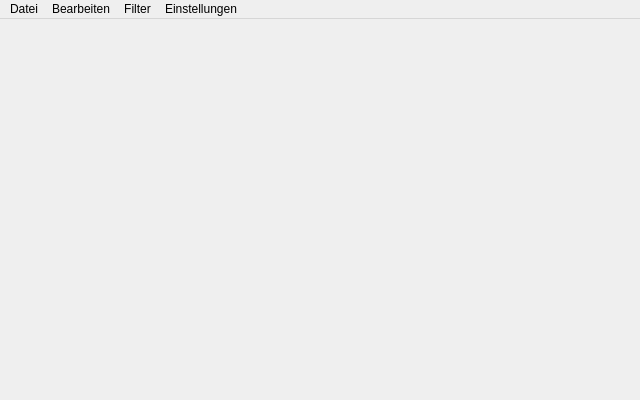
<?xml version="1.0" encoding="UTF-8"?>
<ui version="4.0">
 <class>GUIClass</class>
 <widget class="QMainWindow" name="GUIClass">
  <property name="geometry">
   <rect>
    <x>0</x>
    <y>0</y>
    <width>640</width>
    <height>400</height>
   </rect>
  </property>
  <property name="windowTitle">
   <string>GUI</string>
  </property>
  <widget class="QWidget" name="centralWidget">
   <property name="sizePolicy">
    <sizepolicy hsizetype="Ignored" vsizetype="Ignored">
     <horstretch>0</horstretch>
     <verstretch>0</verstretch>
    </sizepolicy>
   </property>
   <layout class="QGridLayout" name="gridLayout">
    <property name="leftMargin">
     <number>0</number>
    </property>
    <property name="topMargin">
     <number>0</number>
    </property>
    <property name="rightMargin">
     <number>0</number>
    </property>
    <property name="bottomMargin">
     <number>0</number>
    </property>
    <item row="0" column="0">
     <widget class="QLabel" name="picture">
      <property name="text">
       <string/>
      </property>
      <property name="scaledContents">
       <bool>true</bool>
      </property>
     </widget>
    </item>
   </layout>
  </widget>
  <widget class="QMenuBar" name="menuBar">
   <property name="geometry">
    <rect>
     <x>0</x>
     <y>0</y>
     <width>640</width>
     <height>21</height>
    </rect>
   </property>
   <widget class="QMenu" name="menuDatei">
    <property name="title">
     <string>Datei</string>
    </property>
    <addaction name="actionPicLoad"/>
    <addaction name="actionPicSave"/>
    <addaction name="separator"/>
    <addaction name="actionClose"/>
   </widget>
   <widget class="QMenu" name="menuBearbeiten">
    <property name="title">
     <string>Bearbeiten</string>
    </property>
    <addaction name="actionBack"/>
   </widget>
   <widget class="QMenu" name="menuFilter">
    <property name="title">
     <string>Filter</string>
    </property>
    <addaction name="actionBlackWhite"/>
    <addaction name="actionInvertieren"/>
    <addaction name="separator"/>
    <addaction name="actionThreshold"/>
   </widget>
   <widget class="QMenu" name="menuEinstellungen">
    <property name="title">
     <string>Einstellungen</string>
    </property>
    <widget class="QMenu" name="menuMittelwertfilter_2">
     <property name="title">
      <string>Mittelwertfilter</string>
     </property>
     <addaction name="actionG_e"/>
     <addaction name="actionAbweichung"/>
    </widget>
    <addaction name="menuMittelwertfilter_2"/>
   </widget>
   <addaction name="menuDatei"/>
   <addaction name="menuBearbeiten"/>
   <addaction name="menuFilter"/>
   <addaction name="menuEinstellungen"/>
  </widget>
  <action name="actionPicLoad">
   <property name="text">
    <string>Bild laden</string>
   </property>
  </action>
  <action name="actionPicSave">
   <property name="text">
    <string>Bild speichern</string>
   </property>
  </action>
  <action name="actionClose">
   <property name="text">
    <string>Beenden</string>
   </property>
  </action>
  <action name="actionBack">
   <property name="text">
    <string notr="true">Rückgängig</string>
   </property>
   <property name="iconText">
    <string notr="true">Rückgängig</string>
   </property>
  </action>
  <action name="actionInvertieren">
   <property name="text">
    <string>Invertieren</string>
   </property>
  </action>
  <action name="actionGrauwerte">
   <property name="text">
    <string>Grauwerte</string>
   </property>
  </action>
  <action name="actionBunt">
   <property name="text">
    <string>Bunt</string>
   </property>
  </action>
  <action name="actionG_e">
   <property name="text">
    <string>GÃ¶ÃŸe</string>
   </property>
  </action>
  <action name="actionAbweichung">
   <property name="text">
    <string>Abweichung</string>
   </property>
  </action>
  <action name="actionSchwarz_Wei">
   <property name="text">
    <string>Schwarz/WeiÃŸ</string>
   </property>
  </action>
  <action name="actionRot_Gr_n_Blau">
   <property name="text">
    <string>Rot/GrÃ¼n/Blau</string>
   </property>
  </action>
  <action name="actionBlackWhite">
   <property name="text">
    <string>Schwarz/Weiß</string>
   </property>
  </action>
  <action name="actionThreshold">
   <property name="text">
    <string>Schwellenwertfilter</string>
   </property>
  </action>
 </widget>
 <layoutdefault spacing="6" margin="11"/>
 <resources>
  <include location="gui.qrc"/>
 </resources>
 <connections>
  <connection>
   <sender>actionClose</sender>
   <signal>triggered()</signal>
   <receiver>GUIClass</receiver>
   <slot>close()</slot>
   <hints>
    <hint type="sourcelabel">
     <x>-1</x>
     <y>-1</y>
    </hint>
    <hint type="destinationlabel">
     <x>319</x>
     <y>199</y>
    </hint>
   </hints>
  </connection>
  <connection>
   <sender>actionPicLoad</sender>
   <signal>triggered()</signal>
   <receiver>GUIClass</receiver>
   <slot>loadPic()</slot>
   <hints>
    <hint type="sourcelabel">
     <x>-1</x>
     <y>-1</y>
    </hint>
    <hint type="destinationlabel">
     <x>319</x>
     <y>199</y>
    </hint>
   </hints>
  </connection>
  <connection>
   <sender>actionPicSave</sender>
   <signal>triggered()</signal>
   <receiver>GUIClass</receiver>
   <slot>savePic()</slot>
   <hints>
    <hint type="sourcelabel">
     <x>-1</x>
     <y>-1</y>
    </hint>
    <hint type="destinationlabel">
     <x>319</x>
     <y>199</y>
    </hint>
   </hints>
  </connection>
  <connection>
   <sender>actionBack</sender>
   <signal>triggered()</signal>
   <receiver>GUIClass</receiver>
   <slot>back()</slot>
   <hints>
    <hint type="sourcelabel">
     <x>-1</x>
     <y>-1</y>
    </hint>
    <hint type="destinationlabel">
     <x>319</x>
     <y>199</y>
    </hint>
   </hints>
  </connection>
  <connection>
   <sender>actionBlackWhite</sender>
   <signal>triggered()</signal>
   <receiver>GUIClass</receiver>
   <slot>makeGray()</slot>
   <hints>
    <hint type="sourcelabel">
     <x>-1</x>
     <y>-1</y>
    </hint>
    <hint type="destinationlabel">
     <x>319</x>
     <y>199</y>
    </hint>
   </hints>
  </connection>
  <connection>
   <sender>actionThreshold</sender>
   <signal>triggered()</signal>
   <receiver>GUIClass</receiver>
   <slot>threshold()</slot>
   <hints>
    <hint type="sourcelabel">
     <x>-1</x>
     <y>-1</y>
    </hint>
    <hint type="destinationlabel">
     <x>319</x>
     <y>199</y>
    </hint>
   </hints>
  </connection>
 </connections>
 <slots>
  <slot>loadPic()</slot>
  <slot>savePic()</slot>
  <slot>back()</slot>
  <slot>makeGray()</slot>
  <slot>threshold()</slot>
 </slots>
</ui>
